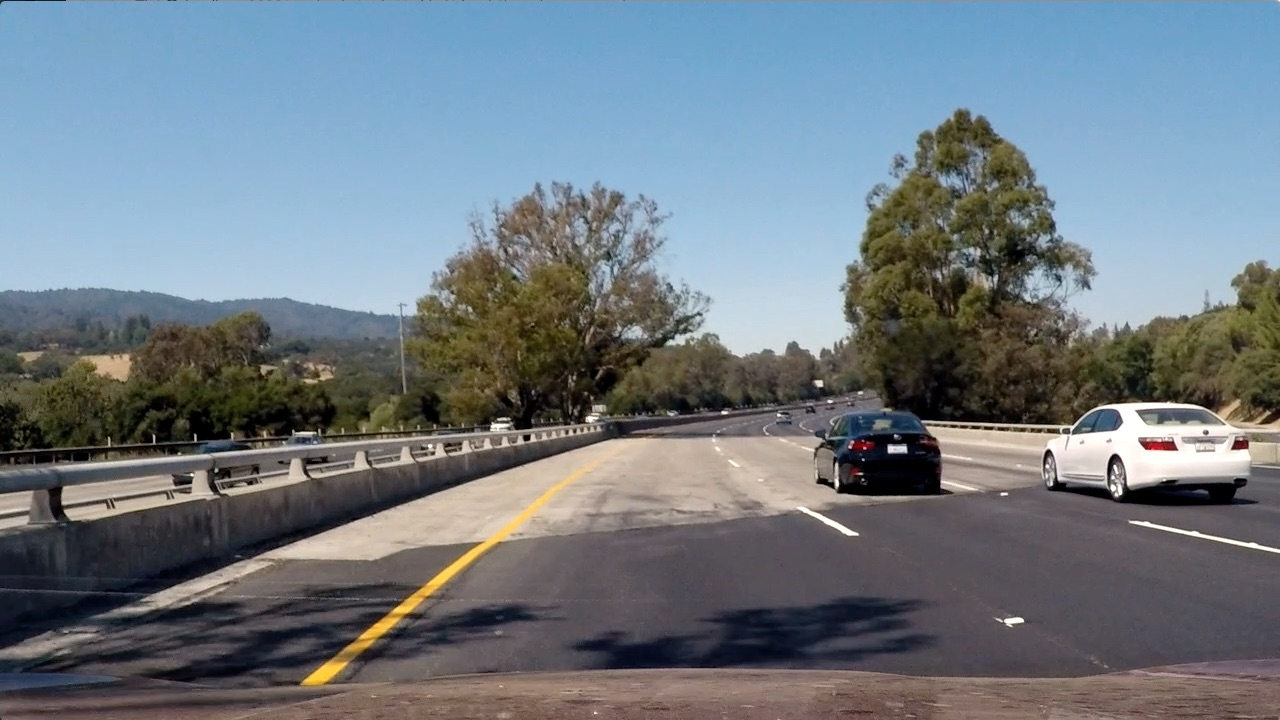
#> input picture test_images/test4.jpg, 1280 x 720 px
$ jupyter execute --allow-errors P5.ipynb   (shell and % lines are left out)   (older library calls are emulated)
#> lines starting #> are read from the running program, lines starting #| are printed output that depends on the picture
[cell 1]
import cv2
import glob
from IPython.display import HTML
from ipywidgets import interact, interactive, fixed, interact_manual
import ipywidgets as widgets
import matplotlib.image as mpimg
import matplotlib.pyplot as plt
from moviepy.editor import VideoFileClip
import numpy as np
from scipy.ndimage.measurements import label
from skimage.feature import hog
from sklearn.svm import LinearSVC
from sklearn.model_selection import train_test_split

[cell 2]
images_car = glob.glob('vehicles/**/*.png')
images_noncar = glob.glob('non-vehicles/**/*.png')
print("Car amount = ", len(images_car), " and Noncar amount = ", len(images_noncar))

[cell 3]
def show_examples():
	plt.figure(figsize=(10, 5))
#> (this line was passed over: IPython is not available in this run)

	for i in range(4):
		random_car = np.random.randint(0, len(images_car))
		random_noncar = np.random.randint(0, len(images_noncar))

		car_image = mpimg.imread(images_car[random_car])
		notcar_image = mpimg.imread(images_noncar[random_noncar])

		plt.subplot(2, 4, i + 1)
		plt.imshow(car_image)
		plt.title('Car-' + str(random_car))
		plt.subplot(2, 4, i + 1 + 4)
		plt.imshow(notcar_image)
		plt.title('Non-car-' + str(random_noncar))


#> (the rest of this cell did not finish here and is left out)

[cell 4]
def histogrammer(img, nbins=32): # bins between 0 to 256
	chan1_hist = np.histogram(img[:, :, 0], bins=nbins)
	chan2_hist = np.histogram(img[:, :, 1], bins=nbins)
	chan3_hist = np.histogram(img[:, :, 2], bins=nbins)
	hist_features = np.concatenate((chan1_hist[0], chan2_hist[0],
                                    chan3_hist[0]))
	return hist_features

[cell 5]
def get_hog_feats(img, orient, pix_per_cell, cell_per_block, vis=False, feature_vec=True):
	if vis == True:
		features, hog_image = hog(img, orientations=orient,
							pixels_per_cell=(pix_per_cell, pix_per_cell),
							cells_per_block=(cell_per_block, cell_per_block),
							transform_sqrt=False,
							visualise=vis, feature_vector=feature_vec)
		return features, hog_image
	else:
		features = hog(img, orientations=orient,
							 pixels_per_cell=(pix_per_cell, pix_per_cell),
							 cells_per_block=(cell_per_block, cell_per_block),
							 transform_sqrt=False,
							 visualise=vis, feature_vector=feature_vec)
		return features

[cell 6]
color_space = 'YUV'
hog_channel = 'ALL'
orient = 11
cell_per_block = 2
pix_per_cell = 16


def show_hogs():
    plt.figure(figsize=(10, 5))
#> (this line was passed over: IPython is not available in this run)

    for i in range(4):
        random_car = np.random.randint(0, len(images_car))
        random_noncar = np.random.randint(0, len(images_noncar))

        car_image = mpimg.imread(images_car[random_car])
        notcar_image = mpimg.imread(images_noncar[random_noncar])

        plt.subplot(2, 4, i + 1)
        plt.imshow(car_image)
        plt.title('Car-' + str(random_car))

        plt.subplot(2, 4, i + 1 + 4)
        feats, img_hog = get_hog_feats(car_image[:, :, 0],
                         orient, pix_per_cell, cell_per_block,
                         vis=True, feature_vec=True)
        plt.imshow(img_hog)
        plt.title('Hog')


#> (the rest of this cell did not finish here and is left out)

[cell 7]
def show_hogs():
    plt.figure(figsize=(10, 5))
#> (this line was passed over: IPython is not available in this run)

    for i in range(4):
        random_car = np.random.randint(0, len(images_car))
        random_noncar = np.random.randint(0, len(images_noncar))

        car_image = mpimg.imread(images_car[random_car])
        notcar_image = mpimg.imread(images_noncar[random_noncar])

        plt.subplot(2, 4, i + 1)
        plt.imshow(notcar_image)
        plt.title('Car-' + str(random_noncar))

        plt.subplot(2, 4, i + 1 + 4)
        feats, img_hog = get_hog_feats(notcar_image[:, :, 0],
                         orient, pix_per_cell, cell_per_block,
                         vis=True, feature_vec=True)
        plt.imshow(img_hog)
        plt.title('Hog')


#> (the rest of this cell did not finish here and is left out)

[cell 8]
def extract_features(imgs, cspace='RGB', orient=9,
					pix_per_cell=8, cell_per_block=2, hog_channel=0):
	feats = []
	for file in imgs:
		image = mpimg.imread(file)
		if cspace != 'RGB':
			if cspace == 'HSV':
				image_feat = cv2.cvtColor(image, cv2.COLOR_RGB2HSV)
			elif cspace == 'LUV':
				image_feat = cv2.cvtColor(image, cv2.COLOR_RGB2LUV)
			elif cspace == 'HLS':
				image_feat = cv2.cvtColor(image, cv2.COLOR_RGB2HLS)
			elif cspace == 'YUV':
				image_feat = cv2.cvtColor(image, cv2.COLOR_RGB2YUV)
			elif cspace == 'YCrCb':
				image_feat = cv2.cvtColor(image, cv2.COLOR_RGB2YCrCb)
		else:
			image_feat = np.copy(image)

		if hog_channel == 'ALL':
			hog_feats = []
			for channel in range(image_feat.shape[2]):
				hog_feats.append(get_hog_feats(image_feat[:, :, channel],
									orient, pix_per_cell, cell_per_block,
									feature_vec=True))
			hog_feats = np.ravel(hog_feats)
		else:
			hog_feats = get_hog_feats(image_feat[:, :, hog_channel], orient,
						pix_per_cell, cell_per_block, feature_vec=True)
		feats.append(hog_feats)
	return feats

[cell 9]
# Parameters of feature extraction
color_space = 'YUV'
hog_channel = 'ALL'
orient = 11
cell_per_block = 2
pix_per_cell = 16

features_car = extract_features(images_car, cspace=color_space, orient=orient,
								pix_per_cell=pix_per_cell, cell_per_block=cell_per_block,
								hog_channel=hog_channel)
features_noncar = extract_features(images_noncar, cspace=color_space, orient=orient,
								 pix_per_cell=pix_per_cell, cell_per_block=cell_per_block,
								 hog_channel=hog_channel)
print('HOG features extracted.')

[cell 10]
X = np.vstack((features_car, features_noncar)).astype(np.float64)
y = np.hstack((np.ones(len(features_car)), np.zeros(len(features_noncar))))
# Split data into random training and test sets
rand_state = np.random.randint(0, 99)
#> (the rest of this cell did not finish here and is left out)

[cell 11]
svc = LinearSVC()
#> (the rest of this cell did not finish here and is left out)

[cell 12]
img_test = mpimg.imread('./test_images/test4.jpg')
#> img_test is the input picture: shape (720, 1280, 3); mean R, G, B 112.2, 122.7, 130.9
img = img_test
plt.imshow(img_test)
#> (this line was passed over: IPython is not available in this run)

[cell 13]
ytop = 400
ybottom = 656
img_cropped = img[ytop:ybottom, :, :]
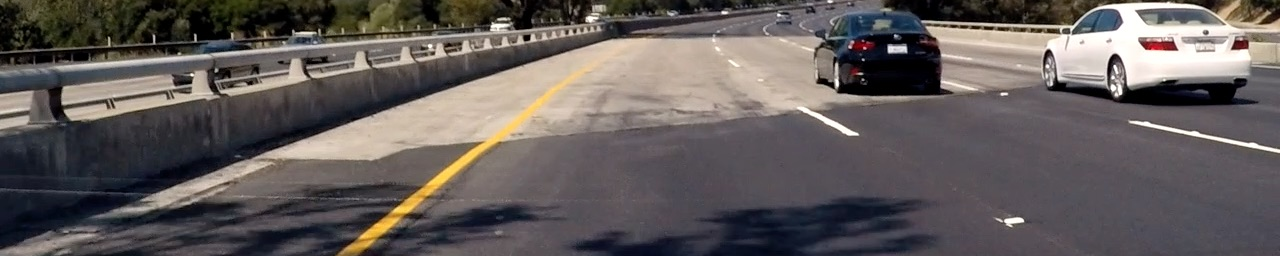
#> img_cropped: shape (256, 1280, 3); mean R, G, B 98.4, 92.1, 90.9
print('Original Shape =', img.shape)
#| Original Shape = (720, 1280, 3)
print('Cropped Shape =', img_cropped.shape)
#| Cropped Shape = (256, 1280, 3)

plt.figure(figsize=(8, 8))
#> (this line was passed over: IPython is not available in this run)
plt.imshow(img_cropped)
#> (this line was passed over: IPython is not available in this run)

[cell 14]
def find_cars(img, ystart, ystop, scale, cspace, hog_channel, svc, X_scaler, orient,
              pix_per_cell, cell_per_block, spatial_size, hist_bins, show_all_rectangles=False):

#> called with ystart = 400, ystop = 656, scale = 1.5, cspace = 'YUV', hog_channel = 'ALL', orient = 11, pix_per_cell = 16, cell_per_block = 2
    rectangles = []

    img = img.astype(np.float32)/255

    img_tosearch = img[ystart:ystop,:,:]

    if cspace != 'RGB':
        if cspace == 'HSV':
            ctrans_tosearch = cv2.cvtColor(img_tosearch, cv2.COLOR_RGB2HSV)
        elif cspace == 'LUV':
            ctrans_tosearch = cv2.cvtColor(img_tosearch, cv2.COLOR_RGB2LUV)
        elif cspace == 'HLS':
            ctrans_tosearch = cv2.cvtColor(img_tosearch, cv2.COLOR_RGB2HLS)
        elif cspace == 'YUV':
            ctrans_tosearch = cv2.cvtColor(img_tosearch, cv2.COLOR_RGB2YUV)
#> ctrans_tosearch: shape (256, 1280, 3) float32; mean of channels 0, 1, 2 0.368, 0.494, 0.516
        elif cspace == 'YCrCb':
            ctrans_tosearch = cv2.cvtColor(img_tosearch, cv2.COLOR_RGB2YCrCb)
    else: ctrans_tosearch = np.copy(image)

    if scale != 1:
        imshape = ctrans_tosearch.shape
#> imshape = (256, 1280, 3)
        ctrans_tosearch = cv2.resize(ctrans_tosearch, (np.int(imshape[1]/scale), np.int(imshape[0]/scale)))
#> ctrans_tosearch: shape (170, 853, 3) float32; mean of channels 0, 1, 2 0.368, 0.494, 0.516

    if hog_channel == 'ALL':
        ch1 = ctrans_tosearch[:,:,0]
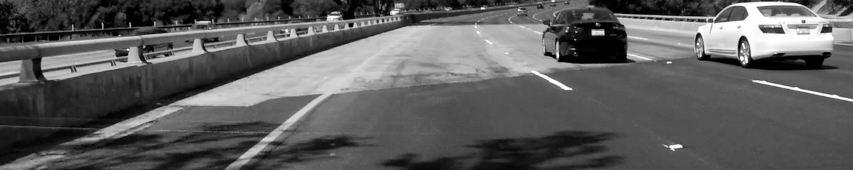
#> ch1: shape (170, 853) float32; min 0, max 1, mean 0.368
        ch2 = ctrans_tosearch[:,:,1]
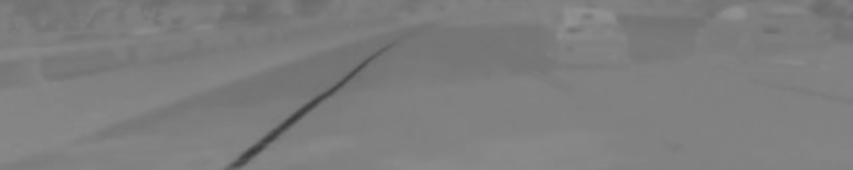
#> ch2: shape (170, 853) float32; min 0.234, max 0.575, mean 0.494
        ch3 = ctrans_tosearch[:,:,2]
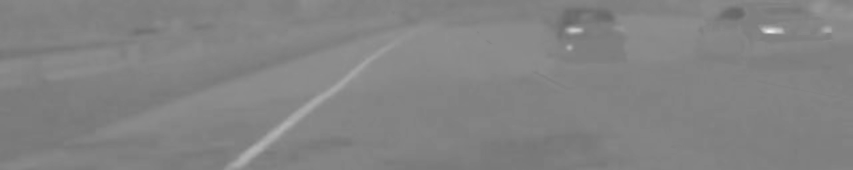
#> ch3: shape (170, 853) float32; min 0.403, max 0.933, mean 0.516
    else:
        ch1 = ctrans_tosearch[:,:,hog_channel]

    nxblocks = (ch1.shape[1] // pix_per_cell)+1
#> nxblocks = 54
    nyblocks = (ch1.shape[0] // pix_per_cell)+1
#> nyblocks = 11
    nfeat_per_block = orient*cell_per_block**2

    window = 64
    nblocks_per_window = (window // pix_per_cell)-1
    cells_per_step = 2
    nxsteps = (nxblocks - nblocks_per_window) // cells_per_step
#> nxsteps = 25
    nysteps = (nyblocks - nblocks_per_window) // cells_per_step
#> nysteps = 4


    hog1 = get_hog_feats(ch1, orient, pix_per_cell, cell_per_block, feature_vec=False)
    if hog_channel == 'ALL':
        hog2 = get_hog_feats(ch2, orient, pix_per_cell, cell_per_block, feature_vec=False)
        hog3 = get_hog_feats(ch3, orient, pix_per_cell, cell_per_block, feature_vec=False)

    for xb in range(nxsteps):
        for yb in range(nysteps):
            ypos = yb*cells_per_step
            xpos = xb*cells_per_step
            hog_feat1 = hog1[ypos:ypos+nblocks_per_window, xpos:xpos+nblocks_per_window].ravel()
            if hog_channel == 'ALL':
                hog_feat2 = hog2[ypos:ypos+nblocks_per_window, xpos:xpos+nblocks_per_window].ravel()
                hog_feat3 = hog3[ypos:ypos+nblocks_per_window, xpos:xpos+nblocks_per_window].ravel()
                hog_features = np.hstack((hog_feat1, hog_feat2, hog_feat3))
            else:
                hog_features = hog_feat1

            xleft = xpos*pix_per_cell
            ytop = ypos*pix_per_cell

            test_prediction = svc.predict(hog_features)

            if test_prediction == 1 or show_all_rectangles:
                xbox_left = np.int(xleft*scale)
                ytop_draw = np.int(ytop*scale)
                win_draw = np.int(window*scale)
                rectangles.append(((xbox_left, ytop_draw+ystart),(xbox_left+win_draw,ytop_draw+win_draw+ystart)))
#> after the loop, rectangles = []

    return rectangles

[cell 15]
ytop = 400
ybottom = 656
scale = 1.5
color_space = 'YUV'
hog_channel = 'ALL'
cell_per_block = 2
orient = 11
pix_per_cell = 16

#> (the rest of this cell did not finish here and is left out)

[cell 16]
def draw_boxes(img, bboxes, color=(0, 0, 255), thick=6):
	imcopy = np.copy(img)
	random_color = False
	for bbox in bboxes:
		if color == 'random' or random_color:
			color = (np.random.randint(0, 255), np.random.randint(0, 255), np.random.randint(0, 255))
			random_color = True
		cv2.rectangle(imcopy, bbox[0], bbox[1], color, thick)
	return imcopy

#> (a cell that did not finish here is left out)

[cell 18]
img_test = mpimg.imread('./test_images/test6.jpg')
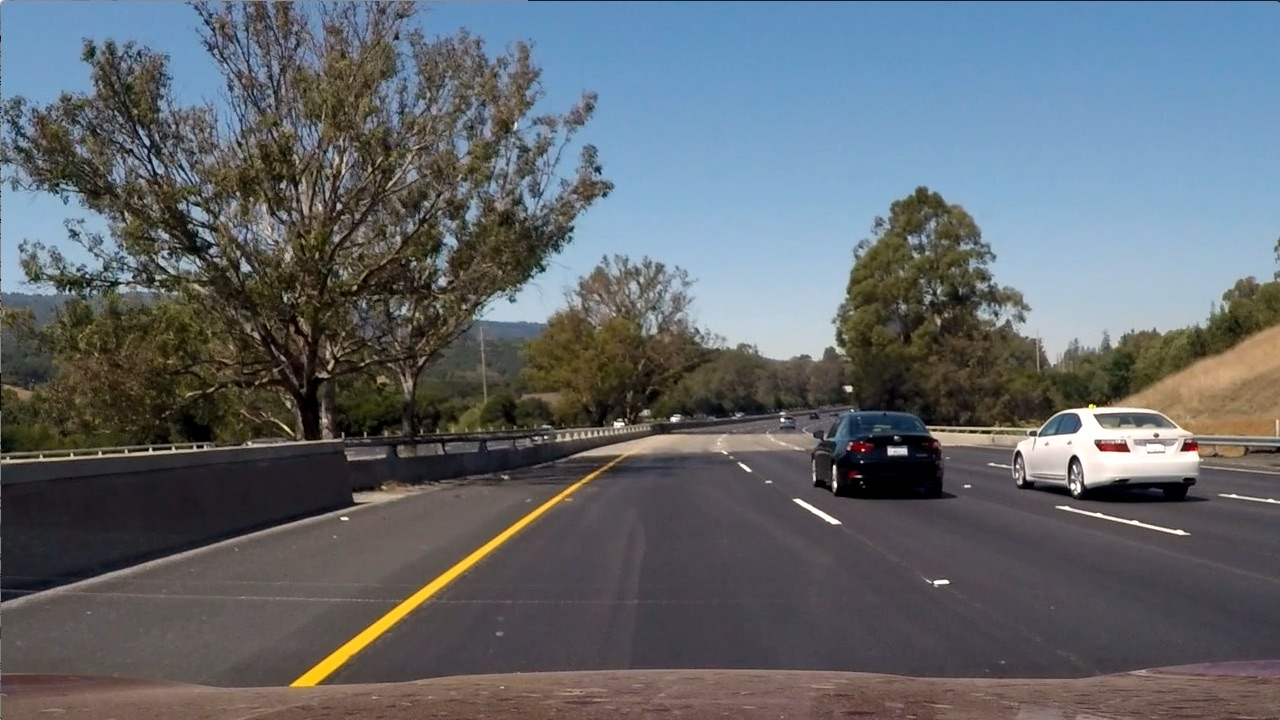
#> input picture test_images/test6.jpg, 1280 x 720 px
#> img_test is the input picture: shape (720, 1280, 3); mean R, G, B 97, 102.6, 107.9
rectangles = []
color_space = 'YUV'
hog_channel = 'ALL'
cell_per_block = 2
orient = 11
pix_per_cell = 16

ytop = 400
ybottom = 464
scale = 1.0
#> (the rest of this cell did not finish here and is left out)

#> call 2 of find_cars, with ystart = 400, ystop = 464, scale = 1, cspace = 'YUV', hog_channel = 'ALL', orient = 11, pix_per_cell = 16, cell_per_block = 2
#> in find_cars (call 2), `img_tosearch = img[ystart:ystop,:,:]`:
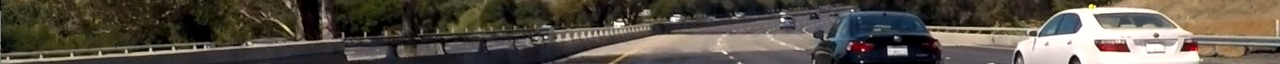
#> img_tosearch: shape (64, 1280, 3) float32; mean of channels 0, 1, 2 0.345, 0.318, 0.28; drawn as R, G, B
#> in find_cars (call 2), `ctrans_tosearch = cv2.cvtColor(img_tosearch, cv2.COLOR_RGB2YUV)`: ctrans_tosearch: shape (64, 1280, 3) float32; mean of channels 0, 1, 2 0.322, 0.479, 0.52
#> in find_cars (call 2), `ch1 = ctrans_tosearch[:,:,0]`:
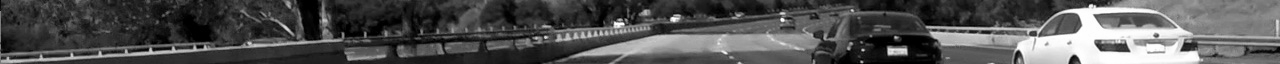
#> ch1: shape (64, 1280) float32; min 0, max 1, mean 0.322
#> in find_cars (call 2), `ch2 = ctrans_tosearch[:,:,1]`:
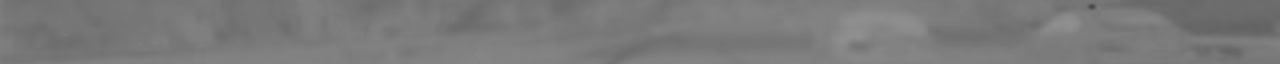
#> ch2: shape (64, 1280) float32; min 0.278, max 0.566, mean 0.479
#> in find_cars (call 2), `ch3 = ctrans_tosearch[:,:,2]`:
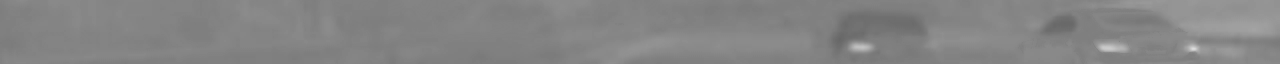
#> ch3: shape (64, 1280) float32; min 0.407, max 0.867, mean 0.52
ytop = 416
ybottom = 480
scale = 1.0
rectangles.append(find_cars(img_test, ytop, ybottom, scale, color_space, hog_channel, svc, None,
					orient, pix_per_cell, cell_per_block, None, None))
ytop = 400
ybottom = 496
scale = 1.5
rectangles.append(find_cars(img_test, ytop, ybottom, scale, color_space, hog_channel, svc, None,
					orient, pix_per_cell, cell_per_block, None, None))
ytop = 432
ybottom = 528
scale = 1.5
rectangles.append(find_cars(img_test, ytop, ybottom, scale, color_space, hog_channel, svc, None,
					orient, pix_per_cell, cell_per_block, None, None))
ytop = 400
ybottom = 528
scale = 2.0
rectangles.append(find_cars(img_test, ytop, ybottom, scale, color_space, hog_channel, svc, None,
					orient, pix_per_cell, cell_per_block, None, None))
ytop = 432
ybottom = 560
scale = 2.0
rectangles.append(find_cars(img_test, ytop, ybottom, scale, color_space, hog_channel, svc, None,
					orient, pix_per_cell, cell_per_block, None, None))
ytop = 400
ybottom = 596
scale = 3.5
rectangles.append(find_cars(img_test, ytop, ybottom, scale, color_space, hog_channel, svc, None,
					orient, pix_per_cell, cell_per_block, None, None))
ytop = 464
ybottom = 660
scale = 3.5
rectangles.append(find_cars(img_test, ytop, ybottom, scale, color_space, hog_channel, svc, None,
					orient, pix_per_cell, cell_per_block, None, None))

[cell 19]
rectangles = [item for sublist in rectangles for item in sublist]
rects_img_test = draw_boxes(img_test, rectangles, thick=2)
#> after the loop in draw_boxes, `for bbox in bboxes:`: color = (0, 0, 255); random_color = False
plt.figure(figsize=(8, 8))
#> (this line was passed over: IPython is not available in this run)
